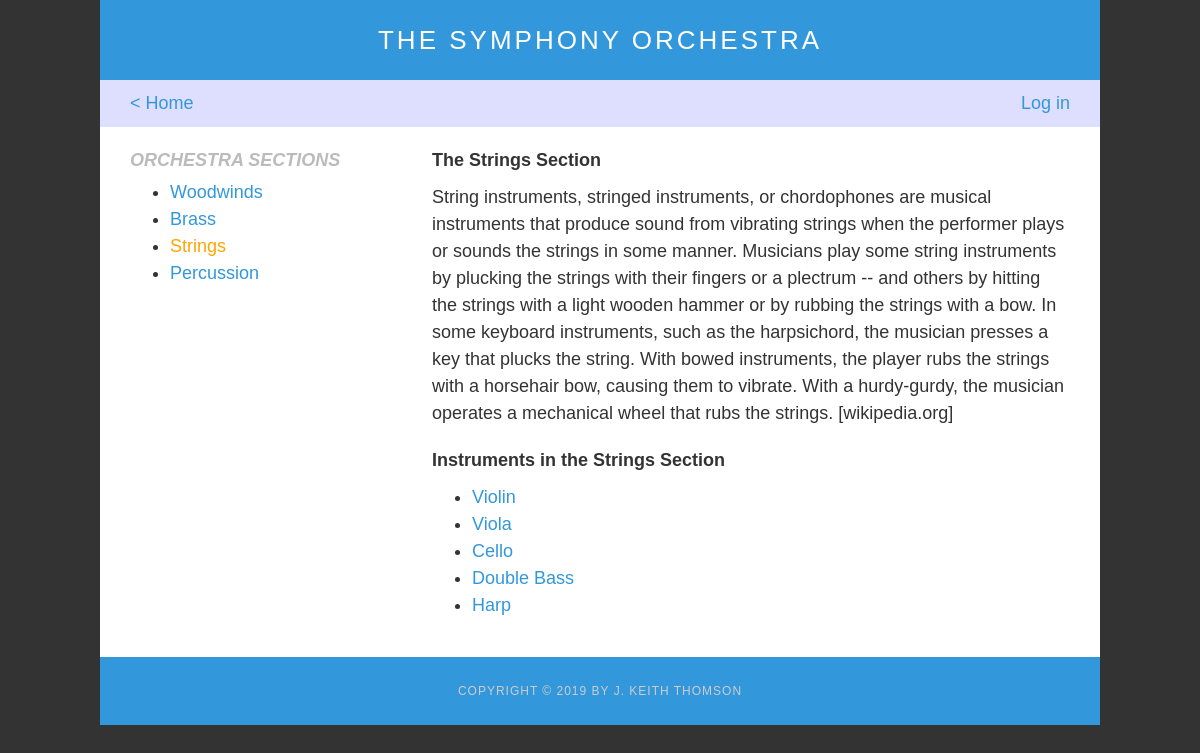
Screenshot of /category/3/ with the database file from the repository.
### database_setup.py (models this page shows, shortened)
class Category(Base):
    __tablename__ = 'category'
    name = Column(String(250), nullable=False)
    id = Column(Integer, primary_key=True)
    description = Column(String(1200), nullable=False)

class Instrument(Base):
    __tablename__ = 'instrument'
    name = Column(String(80), nullable=False)
    id = Column(Integer, primary_key=True)
    description = Column(String(1200))
    picture_url = Column(String(250))
    picture_attr = Column(String(250))
    category_id = Column(Integer, ForeignKey('category.id'))
    user_id = Column(Integer, ForeignKey('user.id'))

### catalog.py (the view)
@app.route('/category/<int:category_id>/')
def showCategory(category_id):
    categories = session.query(Category).all()
    category = session.query(Category).filter_by(id=category_id).one_or_none()
    if not category:
        return "404 error: category not found", 404
    instruments = session.query(Instrument).filter_by(category_id=category_id)
    umail = getUserEmail()
    return render_template(
        'showcategory.html', user_email=umail,
        categories=categories, category=category, instruments=instruments,
        category_id=category_id)

### catalog.py (called while the page is built)
def getUserEmail():
    if 'email' in login_session:
        return login_session['email']
    return None

### templates/showcategory.html (shortened to what this page needs)
{% extends "layout.html" %}
{% block back %}
<div class="back-arrow">
    <a href="{{url_for('showOrchestra')}}"> < Home</a>
</div>
{% endblock %}
{% block main %}
<nav>
	<h2>Orchestra Sections</h2>
	<ul>
		{% if categories %}
			{% for c in categories %}
				<li>
					{% if c.id == category.id %}
						<a class="selected" href="{{url_for( 'showCategory', category_id=c.id)}}">{{c.name}}</a>
					{% else %}
						<a href="{{url_for( 'showCategory', category_id=c.id)}}">{{c.name}}</a>
					{% endif %}
				</li>
			{% endfor %}
		{% else %}
			<li>No categories in list!</li>
		{% endif %}
	</ul>
</nav>
<article>
	<div>
		<h3>The {{category.name}} Section</h3>
		<p>{{category.description}}</p>
	</div>
	<h3>Instruments in the {{category.name}} Section</h3>
	<ul>
		{% if instruments %}
			{% for i in instruments %}
				<li>
					<a href="{{url_for( 'showInstrument', category_id=i.category_id, instrument_id=i.id)}}">{{i.name}}</a>
				</li>
			{% endfor %}
		{% else %}
			<li>No instruments in list!</li>
		{% endif %}
	</ul>
</article>
{% endblock %}

### static/style.css (style rules this page uses)
body,th,p { font-family: Arial, Helvetica, sans-serif; font-size: 18px; color: #333; line-height: 1.5; margin: 0; padding: 0; }
body { background-color: #333; margin: 0; position:relative; max-width: 1000px; min-width: 320px; }
ul { margin-top: 5px; }
p { margin: 0 0 20px 0; }
a, a:hover, a:focus, a:visited { color: #3397db; text-decoration: none; }
a.selected { color: orange; }
h1, h2, h3, h4, h5, h6 { margin: 0; }
article, aside, canvas, details, figcaption, figure, footer, header, hgroup, menu, nav, section { display: block; }
nav { display: inline-block; width: 100%; }
nav h2 { color: #bbb; font-style: italic; text-transform: uppercase; }
article, form { display: inline-block; width: 100%; }
h2, h3 { font-size: 18px; }
h3 { margin: 0 0 10px 0; }
.status-bar, .login, .back-arrow { background-color: #dedeff; }
.login, .back-arrow { display: inline-block; color: #aaa; }
.back-arrow { width: 20%; }
@media only screen and (min-width: 640px) { nav { width: 30%; } }
@media only screen and (min-width: 640px) { article, form { width: calc(70% - 20px); padding-left: 20px; } }
@media only screen and (min-width: 1000px) { body { margin: 0 auto; } }

### rows the page displays
Category: name "Woodwinds"
Category: name "Brass"
Category: name "Strings", description "String instruments, stringed instruments, or chordophones are musical instruments that produce sound from vibrating strings when the performer plays or sounds the strings in some manner. Musicians play some string instruments by plucking the strings with their fingers or a plectrum -- and others by hitting the strings with a light wooden hammer or by rubbing the strings with a bow. In some keyboard instruments, such as the harpsichord, the musician presses a key that plucks the string. With bowed instruments, the player rubs the strings with a horsehair bow, causing them to vibrate. With a hurdy-gurdy, the musician operates a mechanical wheel that rubs the strings. [wikipedia.org]"
Category: name "Percussion"
Instrument: name "Violin"
Instrument: name "Viola"
Instrument: name "Cello"
Instrument: name "Double Bass"
Instrument: name "Harp"
